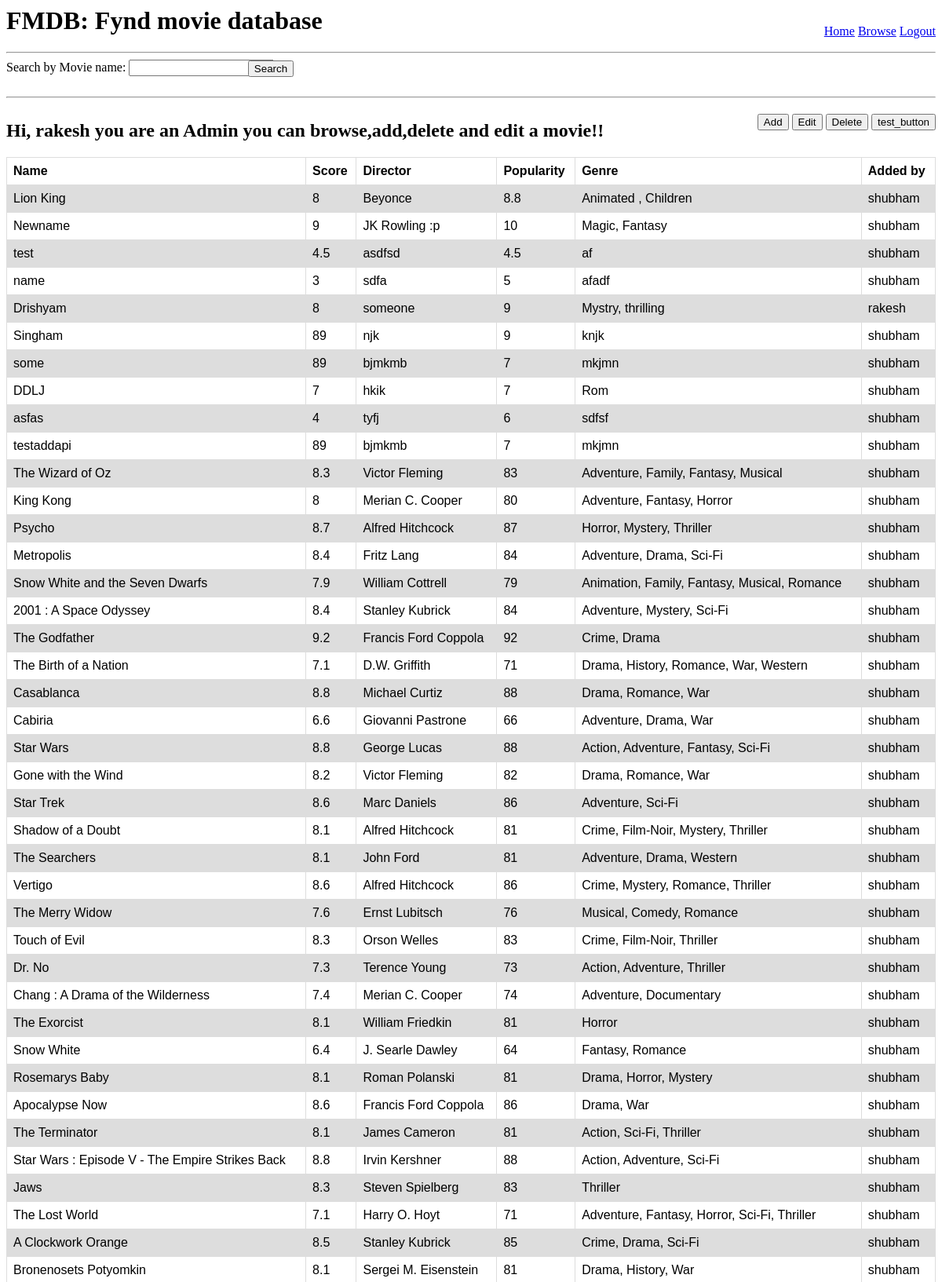
The page /index (signed in, upper part) on the database its author committed.
### app/models.py (models this page shows, shortened)
class Admin(UserMixin,db.Model):
    id = db.Column(db.Integer, primary_key=True)
    username = db.Column(db.String(64), index=True, unique=True)
    email = db.Column(db.String(120), index=True, unique=True)
    password_hash = db.Column(db.String(128))
    movies = db.relationship('Movie', backref='author', lazy='dynamic')

class Movie(db.Model):
    id = db.Column(db.Integer, primary_key=True)
    name = db.Column(db.String(128), index=True, unique=True)
    score = db.Column(db.String(64), index=True)
    director = db.Column(db.String(120), index=True)
    popularity = db.Column(db.String(64), index=True)
    genre = db.Column(db.String(140), index=True)
    timestamp = db.Column(db.DateTime, index=True, default=datetime.utcnow)
    admin_id = db.Column(db.Integer, db.ForeignKey('admin.id'))

### app/routes.py (the view)
@app.route('/index')
@login_required
def index():
    try:
        movie_list = []
        m = Movie.query.all()
        for i in m:
            mydict = {}
            mydict['name'] = i.name
            mydict['imdb_score'] = i.score
            mydict['genre'] = i.genre
            mydict['director'] = i.director
            mydict['99popularity'] = i.popularity
            mydict['author'] = i.author.username
            movie_list.append(mydict)
        return render_template('index.html', title='Home', movies=movie_list)
    except Exception as e:
        raise e

### app/models.py (called while the page is built)
@login.user_loader
def load_user(id):
    return Admin.query.get(int(id))

### app/templates/index.html
{% extends "base.html" %}
{% block content %}
    <div>
        <h2 style="float:left;">Hi, {{ current_user.username }} you are an Admin you can browse,add,delete and edit a movie!!</h2>
        <div style="float:right;margin-top:1%;">
            <button onclick = "add_movie()">Add</button>
            <button onclick = "edit_movie()">Edit</button>
            <button onclick = "del_movie()">Delete</button>
            <button onclick = "test()">test_button</button>
        </div>
    </div>
    <div>
        <table>
          <tr>
            <th>Name</th>
            <th>Score</th>
            <th>Director</th>
            <th>Popularity</th>
            <th>Genre</th>
            <th>Added by</th>
          </tr>
          {%for m in movies %}
          <tr>
            <td>{{m['name']}}</td>
            <td>{{m['imdb_score']}}</td>
            <td>{{m['director']}}</td>
            <td>{{m['99popularity']}}</td>
            <td>{{m['genre']}}</td>
            <td>{{m['author']}}</td>
          </tr>
          {% endfor %}
        </table>
    </div>
{% endblock %}

### app/static/css/style.css (style rules this page uses)
table { font-family: arial, sans-serif; border-collapse: collapse; width: 100%; }
td, th { border: 1px solid #dddddd; text-align: left; padding: 8px; }
tr:nth-child(even) { background-color: #dddddd; }

### rows shown on the page
Admin: username "rakesh", author "rakesh"
Movie: name "Lion King", director "Beyonce", 99popularity "8.8", genre "Animated , Children"
Admin: author "shubham" "shubham" "shubham" "shubham" "shubham" "shubham" "shubham" "shubham" "shubham" "shubham" "shubham" "shubham" "shubham" "shubham" "shubham" "shubham" "shubham" "shubham" "shubham" "shubham" "shubham" "shubham" "shubham" "shubham" "shubham" "shubham" "shubham" "shubham" "shubham" "shubham" "shubham" "shubham" "shubham" "shubham" "shubham" "shubham" "shubham" "shubham" "shubham"
Movie: name "Newname", director "JK Rowling :p", 99popularity "10", genre "Magic, Fantasy"
Movie: name "test", imdb_score "4.5", director "asdfsd", 99popularity "4.5", genre "af"
Movie: name "name", director "sdfa", genre "afadf"
Movie: name "Drishyam", director "someone", genre "Mystry, thrilling"
Movie: name "Singham", imdb_score "89", director "njk", genre "knjk"
Movie: name "some", imdb_score "89", director "bjmkmb", genre "mkjmn"
Movie: name "DDLJ", director "hkik", genre "Rom"
Movie: name "asfas", director "tyfj", genre "sdfsf"
Movie: name "testaddapi", imdb_score "89", director "bjmkmb", genre "mkjmn"
Movie: name "The Wizard of Oz", imdb_score "8.3", director "Victor Fleming", 99popularity "83", genre "Adventure, Family, Fantasy, Musical"
Movie: name "King Kong", director "Merian C. Cooper", 99popularity "80", genre "Adventure, Fantasy, Horror"
Movie: name "Psycho", imdb_score "8.7", director "Alfred Hitchcock", 99popularity "87", genre "Horror, Mystery, Thriller"
Movie: name "Metropolis", imdb_score "8.4", director "Fritz Lang", 99popularity "84", genre "Adventure, Drama, Sci-Fi"
Movie: name "Snow White and the Seven Dwarfs", imdb_score "7.9", director "William Cottrell", 99popularity "79", genre "Animation, Family, Fantasy, Musical, Romance"
Movie: name "2001 : A Space Odyssey", imdb_score "8.4", director "Stanley Kubrick", 99popularity "84", genre "Adventure, Mystery, Sci-Fi"
Movie: name "The Godfather", imdb_score "9.2", director "Francis Ford Coppola", 99popularity "92", genre "Crime, Drama"
Movie: name "The Birth of a Nation", imdb_score "7.1", director "D.W. Griffith", 99popularity "71", genre "Drama, History, Romance, War, Western"
Movie: name "Casablanca", imdb_score "8.8", director "Michael Curtiz", 99popularity "88", genre "Drama, Romance, War"
Movie: name "Cabiria", imdb_score "6.6", director "Giovanni Pastrone", 99popularity "66", genre "Adventure, Drama, War"
Movie: name "Star Wars", imdb_score "8.8", director "George Lucas", 99popularity "88", genre "Action, Adventure, Fantasy, Sci-Fi"
Movie: name "Gone with the Wind", imdb_score "8.2", director "Victor Fleming", 99popularity "82", genre "Drama, Romance, War"
Movie: name "Star Trek", imdb_score "8.6", director "Marc Daniels", 99popularity "86", genre "Adventure, Sci-Fi"
Movie: name "Shadow of a Doubt", imdb_score "8.1", director "Alfred Hitchcock", 99popularity "81", genre "Crime, Film-Noir, Mystery, Thriller"
Movie: name "The Searchers", imdb_score "8.1", director "John Ford", 99popularity "81", genre "Adventure, Drama, Western"
Movie: name "Vertigo", imdb_score "8.6", director "Alfred Hitchcock", 99popularity "86", genre "Crime, Mystery, Romance, Thriller"
Movie: name "The Merry Widow", imdb_score "7.6", director "Ernst Lubitsch", 99popularity "76", genre "Musical, Comedy, Romance"
Movie: name "Touch of Evil", imdb_score "8.3", director "Orson Welles", 99popularity "83", genre "Crime, Film-Noir, Thriller"
Movie: name "Dr. No", imdb_score "7.3", director "Terence Young", 99popularity "73", genre "Action, Adventure, Thriller"
Movie: name "Chang : A Drama of the Wilderness", imdb_score "7.4", director "Merian C. Cooper", 99popularity "74", genre "Adventure, Documentary"
Movie: name "The Exorcist", imdb_score "8.1", director "William Friedkin", 99popularity "81", genre "Horror"
Movie: name "Snow White", imdb_score "6.4", director "J. Searle Dawley", 99popularity "64", genre "Fantasy, Romance"
Movie: name "Rosemarys Baby", imdb_score "8.1", director "Roman Polanski", 99popularity "81", genre "Drama, Horror, Mystery"
Movie: name "Apocalypse Now", imdb_score "8.6", director "Francis Ford Coppola", 99popularity "86", genre "Drama, War"
Movie: name "The Terminator", imdb_score "8.1", director "James Cameron", 99popularity "81", genre "Action, Sci-Fi, Thriller"
Movie: name "Star Wars : Episode V - The Empire Strikes Back", imdb_score "8.8", director "Irvin Kershner", 99popularity "88", genre "Action, Adventure, Sci-Fi"
Movie: name "Jaws", imdb_score "8.3", director "Steven Spielberg", 99popularity "83", genre "Thriller"
Movie: name "The Lost World", imdb_score "7.1", director "Harry O. Hoyt", 99popularity "71", genre "Adventure, Fantasy, Horror, Sci-Fi, Thriller"
Movie: name "A Clockwork Orange", imdb_score "8.5", director "Stanley Kubrick", 99popularity "85", genre "Crime, Drama, Sci-Fi"
Movie: name "Bronenosets Potyomkin", imdb_score "8.1", director "Sergei M. Eisenstein", 99popularity "81", genre "Drama, History, War"

### other values the page prints
{{ m['imdb_score'] }} "8" "9" "3" "8" "7" "4" "8"
{{ m['99popularity'] }} "5" "9" "9" "7" "7" "6" "7"
